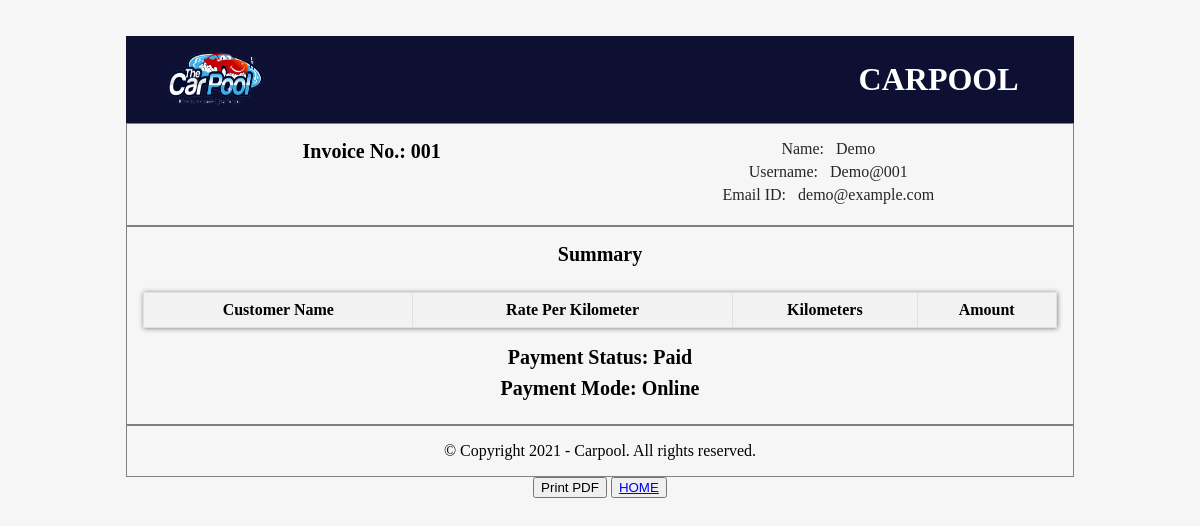
The page /bill.php (signed in) on the database its author committed.
### tables this page shows
CREATE TABLE `users` (
  `id` int(30) NOT NULL,
  `fname` text NOT NULL,
  `lname` text NOT NULL,
  `username` varchar(50) NOT NULL,
  `email` varchar(50) NOT NULL,
  `password` varchar(50) NOT NULL
);

### bill.php (the view, shortened to what this page needs)
<?php include ("connection.php");
?>
<!DOCTYPE html>
<html lang="en">
<head>
</head>
<body>
    <div class="container">
        <div class="brand-section">
            <div class="row">
                <div class="col-6">
                    <img src="img/logo1.png"width="100" height="60">
                </div>
                <div class="col-6">
                    <div class="company-details">
                        <h1 class="text-white">CARPOOL</h1>
                    </div>
                </div>
            </div>
        </div>
        <?php
        $query =sprintf("SELECT * FROM users where username='%s'",$_SESSION['UserID']);
        $data = mysqli_query($conn, $query);
        $total = mysqli_num_rows($data);
        if($total != 0)
        {
            while($result= mysqli_fetch_assoc($data))
                {
        ?>
        <div class="body-section">
            <div class="row">
                <div class="col-6">
                    <h2 class="heading">Invoice No.: 001</h2>
                </div>
                <div class="col-6">
                    <p class="sub-heading">Name:&nbsp;&nbsp; <?php echo $result['fname'];?> </p>
                    <p class="sub-heading">Username:&nbsp;&nbsp; <?php echo $result['username'];?>  </p>
                    <p class="sub-heading">Email ID:&nbsp;&nbsp; <?php echo $result['email'];?>  </p>
                </div>
            </div>
        </div>
<?php
    }
    }
?>
        <div class="body-section">
            <h3 class="heading">Summary</h3>
            <br>
            <table class="table-bordered">
                <thead>
                    <tr>
                        <th>Customer Name</th>
                        <th class="w-25">Rate Per Kilometer</th>
                        <th class="w-25">Kilometers</th>
                        <th class="w-25">Amount</th>
                    </tr>
                </thead>
            </table>
            <br>
            <h3 class="heading">Payment Status: Paid</h3>
            <h3 class="heading">Payment Mode: Online </h3>
        </div>
        <div class="body-section">
            <p>&copy; Copyright 2021 - Carpool. All rights reserved.
            </p>
        </div>
    </div>
<div align="center">
    <button onclick="print('http\://localhost:8081/main/bill.php')">Print PDF</button>
    <button><a href="rhome.php">HOME</button>
</div>
</body>
</html>

### bill.php (style rules this page uses)
body { background-color: #F6F6F6; margin-top: 3%; padding: 0; }
h1,h2,h3,h4,h5,h6 { margin: 0; padding: 0; }
p { margin: 0; padding: 0; }
.container { width: 80%; margin-right: auto; margin-left: auto; }
.brand-section { background-color: #0d1033; padding: 10px 40px; }
.row { display: flex; flex-wrap: wrap; }
.col-6 { width: 50%; flex: 0 0 auto; }
.text-white { color: #fff; }
.company-details { float: right; text-align: right; padding: 15px }
.body-section { padding: 16px; text-align: center; border: 1px solid gray; }
.heading { font-size: 20px; margin-bottom: 08px; }
.sub-heading { color: #262626; margin-bottom: 05px; }
table { background-color: #fff; width: 100%; border-collapse: collapse; }
table thead tr { border: 1px solid #111; background-color: #f2f2f2; }
table th, table td { padding-top: 08px; padding-bottom: 08px; }
.table-bordered { box-shadow: 0px 0px 5px 0.5px gray; }
.table-bordered td, .table-bordered th { border: 1px solid #dee2e6; }

### rows shown on the page
users: fname "Demo", username "Demo@001", email "demo@example.com"
